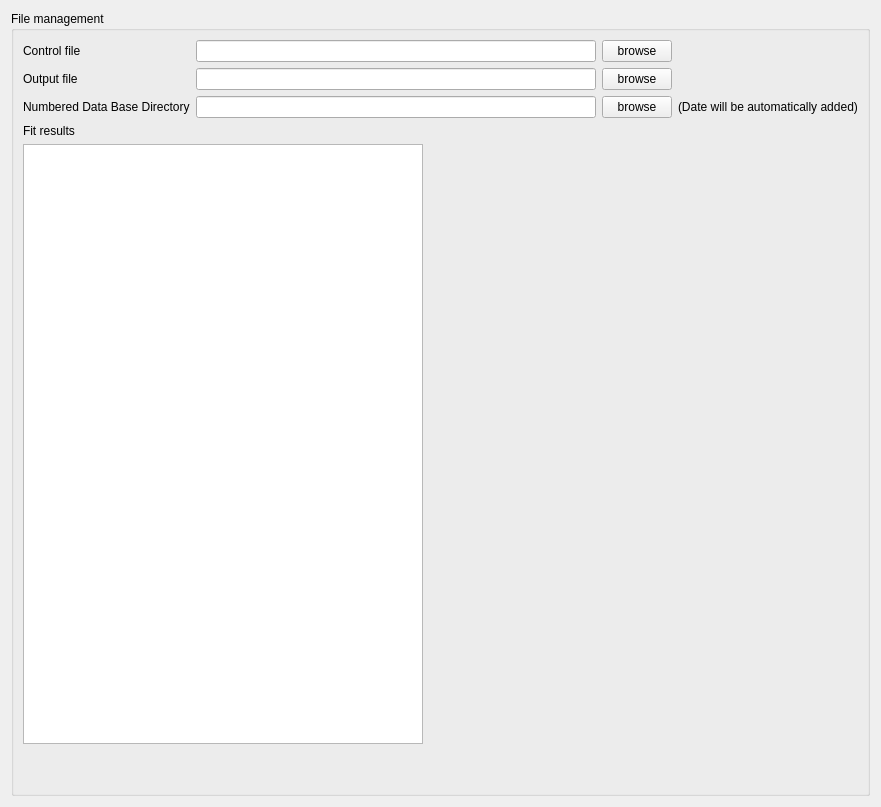
      <widget class="QWidget" name="tab_3">
       <attribute name="title">
        <string>Settings</string>
       </attribute>
       <layout class="QHBoxLayout" name="horizontalLayout_5">
        <item>
         <layout class="QVBoxLayout" name="verticalLayout_3">
          <item>
           <widget class="QGroupBox" name="groupBox_4">
            <property name="sizePolicy">
             <sizepolicy hsizetype="Preferred" vsizetype="Expanding">
              <horstretch>0</horstretch>
              <verstretch>0</verstretch>
             </sizepolicy>
            </property>
            <property name="title">
             <string>File management</string>
            </property>
            <layout class="QVBoxLayout" name="verticalLayout_5">
             <item>
              <layout class="QGridLayout" name="gridLayout_5">
               <item row="2" column="2">
                <widget class="QPushButton" name="NumDataBrowse">
                 <property name="sizePolicy">
                  <sizepolicy hsizetype="Fixed" vsizetype="Fixed">
                   <horstretch>0</horstretch>
                   <verstretch>0</verstretch>
                  </sizepolicy>
                 </property>
                 <property name="minimumSize">
                  <size>
                   <width>70</width>
                   <height>0</height>
                  </size>
                 </property>
                 <property name="maximumSize">
                  <size>
                   <width>70</width>
                   <height>16777215</height>
                  </size>
                 </property>
                 <property name="text">
                  <string>browse</string>
                 </property>
                </widget>
               </item>
               <item row="1" column="3">
                <spacer name="horizontalSpacer_6">
                 <property name="orientation">
                  <enum>Qt::Horizontal</enum>
                 </property>
                 <property name="sizeType">
                  <enum>QSizePolicy::Expanding</enum>
                 </property>
                 <property name="sizeHint" stdset="0">
                  <size>
                   <width>40</width>
                   <height>20</height>
                  </size>
                 </property>
                </spacer>
               </item>
               <item row="1" column="0">
                <widget class="QLabel" name="label_18">
                 <property name="sizePolicy">
                  <sizepolicy hsizetype="Fixed" vsizetype="Preferred">
                   <horstretch>0</horstretch>
                   <verstretch>0</verstretch>
                  </sizepolicy>
                 </property>
                 <property name="maximumSize">
                  <size>
                   <width>200</width>
                   <height>16777215</height>
                  </size>
                 </property>
                 <property name="text">
                  <string>Output file</string>
                 </property>
                </widget>
               </item>
               <item row="1" column="2">
                <widget class="QPushButton" name="outputBrowse">
                 <property name="sizePolicy">
                  <sizepolicy hsizetype="Fixed" vsizetype="Fixed">
                   <horstretch>0</horstretch>
                   <verstretch>0</verstretch>
                  </sizepolicy>
                 </property>
                 <property name="minimumSize">
                  <size>
                   <width>70</width>
                   <height>0</height>
                  </size>
                 </property>
                 <property name="maximumSize">
                  <size>
                   <width>70</width>
                   <height>16777215</height>
                  </size>
                 </property>
                 <property name="text">
                  <string>browse</string>
                 </property>
                </widget>
               </item>
               <item row="0" column="0">
                <widget class="QLabel" name="label_16">
                 <property name="sizePolicy">
                  <sizepolicy hsizetype="Fixed" vsizetype="Preferred">
                   <horstretch>0</horstretch>
                   <verstretch>0</verstretch>
                  </sizepolicy>
                 </property>
                 <property name="text">
                  <string>Control file</string>
                 </property>
                </widget>
               </item>
               <item row="2" column="0">
                <widget class="QLabel" name="label_46">
                 <property name="sizePolicy">
                  <sizepolicy hsizetype="Fixed" vsizetype="Preferred">
                   <horstretch>0</horstretch>
                   <verstretch>0</verstretch>
                  </sizepolicy>
                 </property>
                 <property name="text">
                  <string>Numbered Data Base Directory</string>
                 </property>
                </widget>
               </item>
               <item row="0" column="1">
                <widget class="QLineEdit" name="ControlFile">
                 <property name="sizePolicy">
                  <sizepolicy hsizetype="Minimum" vsizetype="Fixed">
                   <horstretch>0</horstretch>
                   <verstretch>0</verstretch>
                  </sizepolicy>
                 </property>
                 <property name="minimumSize">
                  <size>
                   <width>400</width>
                   <height>0</height>
                  </size>
                 </property>
                 <property name="maximumSize">
                  <size>
                   <width>200</width>
                   <height>16777215</height>
                  </size>
                 </property>
                </widget>
               </item>
               <item row="0" column="2">
                <widget class="QPushButton" name="controlBrowse">
                 <property name="enabled">
                  <bool>true</bool>
                 </property>
                 <property name="sizePolicy">
                  <sizepolicy hsizetype="Fixed" vsizetype="Fixed">
                   <horstretch>0</horstretch>
                   <verstretch>0</verstretch>
                  </sizepolicy>
                 </property>
                 <property name="minimumSize">
                  <size>
                   <width>70</width>
                   <height>0</height>
                  </size>
                 </property>
                 <property name="maximumSize">
                  <size>
                   <width>70</width>
                   <height>16777215</height>
                  </size>
                 </property>
                 <property name="text">
                  <string>browse</string>
                 </property>
                </widget>
               </item>
               <item row="2" column="1">
                <widget class="QLineEdit" name="NumDataFolder">
                 <property name="sizePolicy">
                  <sizepolicy hsizetype="Minimum" vsizetype="Fixed">
                   <horstretch>0</horstretch>
                   <verstretch>0</verstretch>
                  </sizepolicy>
                 </property>
                 <property name="minimumSize">
                  <size>
                   <width>400</width>
                   <height>0</height>
                  </size>
                 </property>
                </widget>
               </item>
               <item row="1" column="1">
                <widget class="QLineEdit" name="OutputFile">
                 <property name="sizePolicy">
                  <sizepolicy hsizetype="Minimum" vsizetype="Fixed">
                   <horstretch>0</horstretch>
                   <verstretch>0</verstretch>
                  </sizepolicy>
                 </property>
                 <property name="minimumSize">
                  <size>
                   <width>400</width>
                   <height>0</height>
                  </size>
                 </property>
                 <property name="maximumSize">
                  <size>
                   <width>200</width>
                   <height>16777215</height>
                  </size>
                 </property>
                </widget>
               </item>
               <item row="2" column="3">
                <widget class="QLabel" name="label_17">
                 <property name="text">
                  <string>(Date will be automatically added)</string>
                 </property>
                </widget>
               </item>
              </layout>
             </item>
             <item>
              <widget class="QLabel" name="label_23">
               <property name="text">
                <string>Fit results</string>
               </property>
              </widget>
             </item>
             <item>
              <widget class="QPlainTextEdit" name="fitdisplay">
               <property name="sizePolicy">
                <sizepolicy hsizetype="Fixed" vsizetype="Fixed">
                 <horstretch>0</horstretch>
                 <verstretch>0</verstretch>
                </sizepolicy>
               </property>
               <property name="minimumSize">
                <size>
                 <width>400</width>
                 <height>600</height>
                </size>
               </property>
               <property name="maximumSize">
                <size>
                 <width>400</width>
                 <height>600</height>
                </size>
               </property>
              </widget>
             </item>
             <item>
              <spacer name="verticalSpacer_5">
               <property name="orientation">
                <enum>Qt::Vertical</enum>
               </property>
               <property name="sizeHint" stdset="0">
                <size>
                 <width>20</width>
                 <height>40</height>
                </size>
               </property>
              </spacer>
             </item>
            </layout>
            <zorder>verticalSpacer_5</zorder>
            <zorder>label_23</zorder>
            <zorder>fitdisplay</zorder>
           </widget>
          </item>
         </layout>
        </item>
       </layout>
      </widget>
